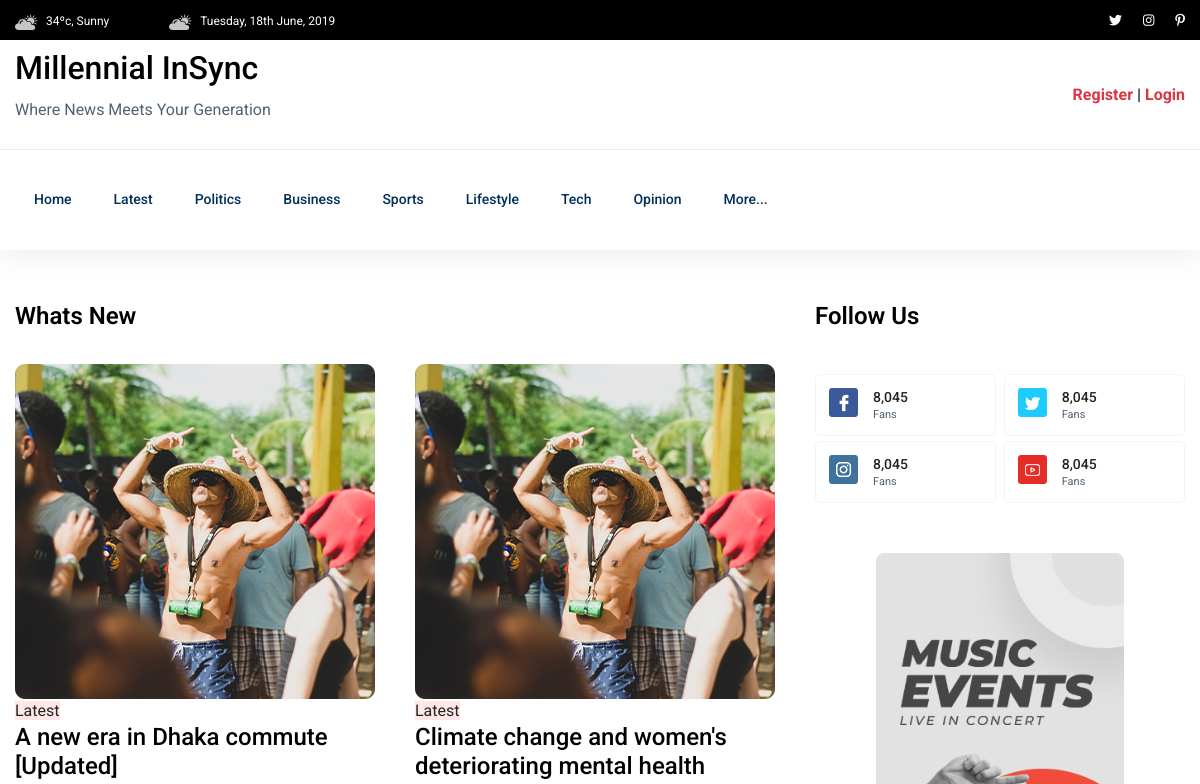
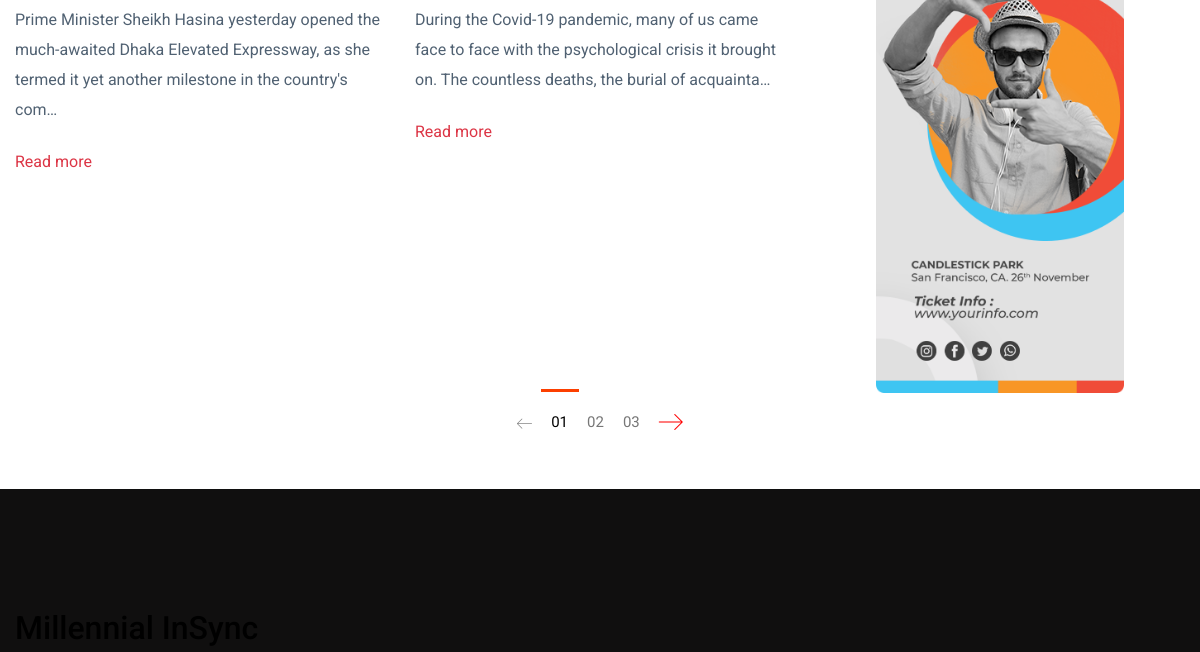
The page /article/category/latest/ (upper part) on the database as committed earlier (2 pictures, top to bottom).
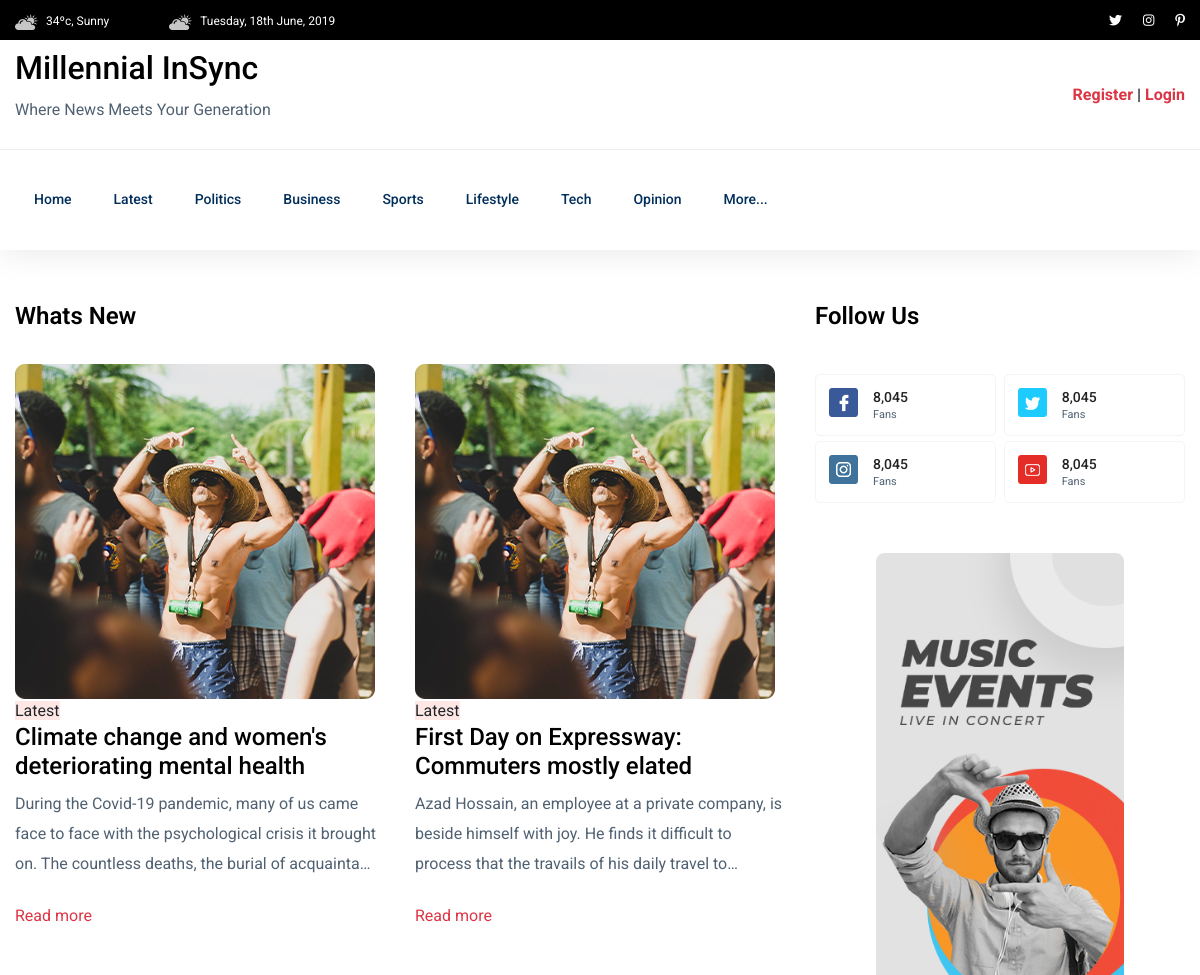
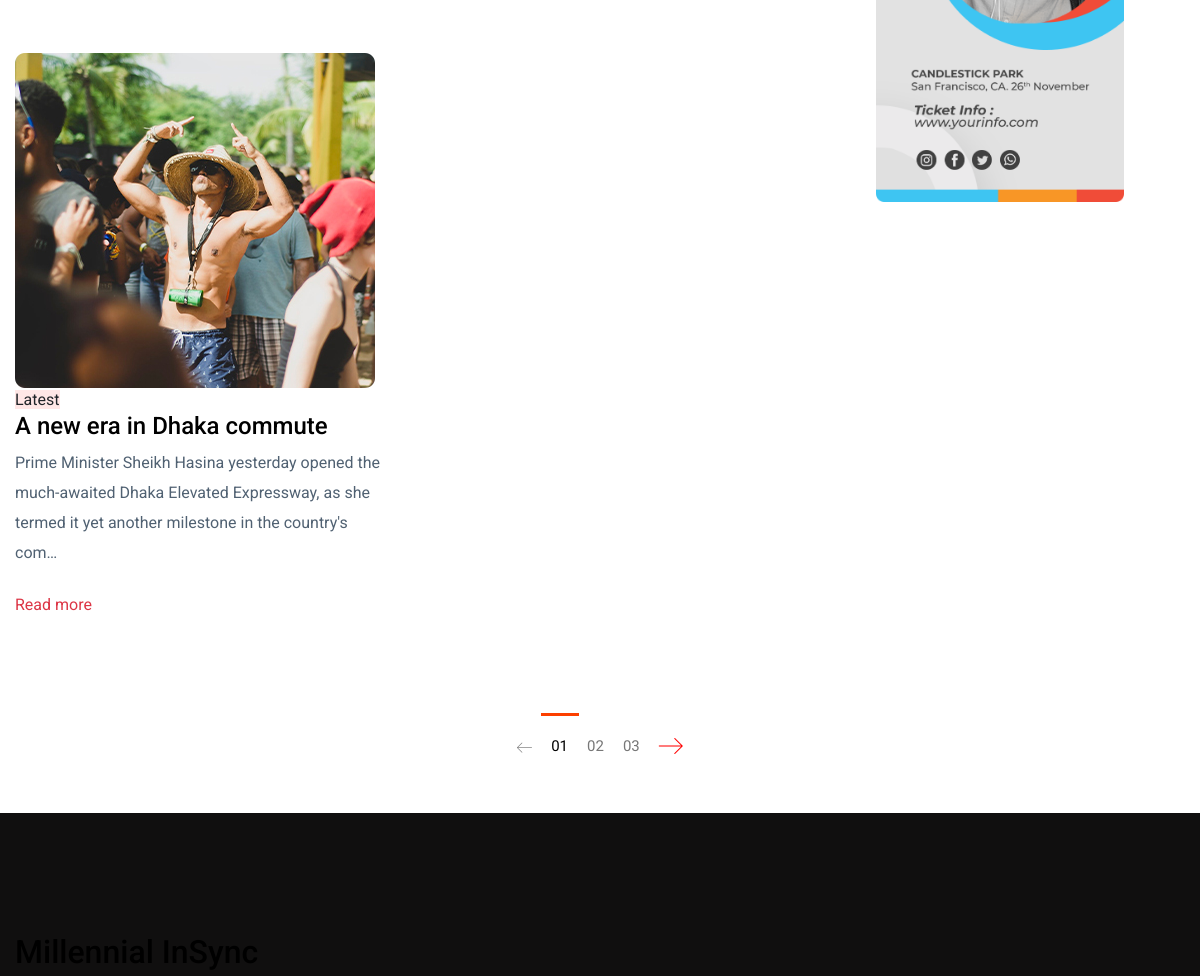
The same page on the database as committed later (2 pictures, top to bottom).
### article/models.py (models this page shows, shortened)
class Article(models.Model):
    headline = models.CharField(max_length=250)
    slug = models.SlugField(max_length=250)
    tags = models.CharField(max_length=500,blank=True, null=True)
    category = models.ForeignKey(Category, related_name='article', on_delete=models.CASCADE)
    body = models.TextField()
    img = models.FileField(blank=True, null=True, upload_to="photos/article")
    writer = models.ForeignKey(User, on_delete=models.CASCADE)
    published_time = models.DateTimeField(auto_now_add=True)
    updated_time = models.DateTimeField(auto_now=True)

class Category(models.Model):
    name = models.CharField(max_length=50)
    slug = models.SlugField(max_length=50, unique=True)
    img = models.FileField(blank=True, null=True, upload_to="photos/category")

### article/views.py (the view)
# urls.py: path("category/<slug:category_slug>/", category_article_view, name='category_article'),
def category_article_view(request, category_slug):
    articles = Article.objects.filter(category__slug = category_slug)
    articles_avg_rating_annotated = articles.annotate(avg_rating=Avg('review__rating'))
    sorted_articles = articles_avg_rating_annotated.order_by('-avg_rating')
    return render(request, 'article/category.html', {'articles': sorted_articles})

### article/templates/article/category.html (shortened to what the changed rows need)
{% extends 'base.html' %}
{% block main %}
<section class="whats-news-area pt-50 pb-20">
    <div class="container">
        <div class="row">
        <div class="col-lg-8">
            <div class="row">
                <div class="col-12">
                    <div class="tab-content" id="nav-tabContent">
                        <div class="tab-pane fade show active" id="nav-home" role="tabpanel"aria-labelledby="nav-home-tab">
                            <div class="whats-news-caption">
                                <div class="row">
                                    {% for article in articles %}
                                    <div class="col-lg-6 col-md-6">
                                        <div class="mb-100">
                                            <div class="">
                                                <img src="assets/img/news/whatNews1.jpg" alt="">
                                            </div>
                                            <div class="what-cap">
                                                <span class="color1">{{ article.category.name }}</span>
                                                <h4><a href="{% url 'article_detail' article.category.slug  article.slug %}">{{ article.headline }}</a></h4>
                                                <div class="">
                                                    <p class="about-pera1 mb-25">
                                                        {{ article.body|truncatechars:150 }}
                                                    </p>
                                                    <a class="text-danger"
                                                    href="{% url 'article_detail' article.category.slug  article.slug %}">Read more</a>
                                                </div>
                                            </div>
                                        </div>
                                    </div>
                                    {% endfor %}
                                </div>
                            </div>
                        </div>
                    </div>
                </div>
            </div>
        </div>
        </div>
    </div>
</section>
{% endblock main %}

Rows that differ between the two databases and show on the page:
shown differently, row unchanged: Article "Climate change and women's deteriorating mental health": moves up the list
added Article: category.name "Latest", headline "First Day on Expressway: Commuters mostly elated", body "Azad Hossain, an employee at a private company, is beside himself with joy. He finds it difficult to process that the travails of his daily travel to…"
changed Article: headline "A new era in Dhaka commute [Updated]" → "A new era in Dhaka commute"
